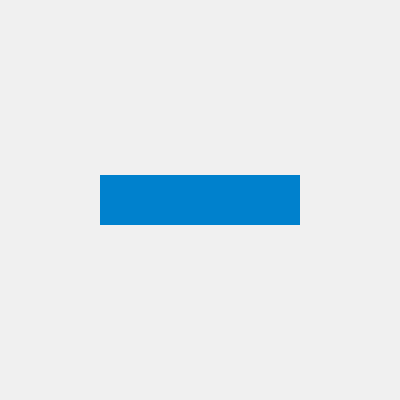
Frame 1 (no input)
Frame 60 (no input): identical to frame 1, image omitted
Frame 120 (the mouse pressed at the canvas centre since frame 60): identical to frame 1, image omitted

The p5.js sketch that drew this single still picture (run headless with seeded random() and noise() and a simulated clock; from frame 60 on, the mouse is pressed at the canvas centre):

// p5.js sketch
// ── sketch.js
let obj = {
  x: 200,
  y: 200,
  width: 200,
  height: 50,
  color: {
    r: 0,
    g: 129,
    b: 205
  }
};

function setup() {
  createCanvas(400, 400);
  rectMode(CENTER);
}

function draw() {
  background(240);
  noStroke();
  fill(obj.color.r, obj.color.g, obj.color.b);
  rect(obj.x, obj.y, obj.width, obj.height);
}
